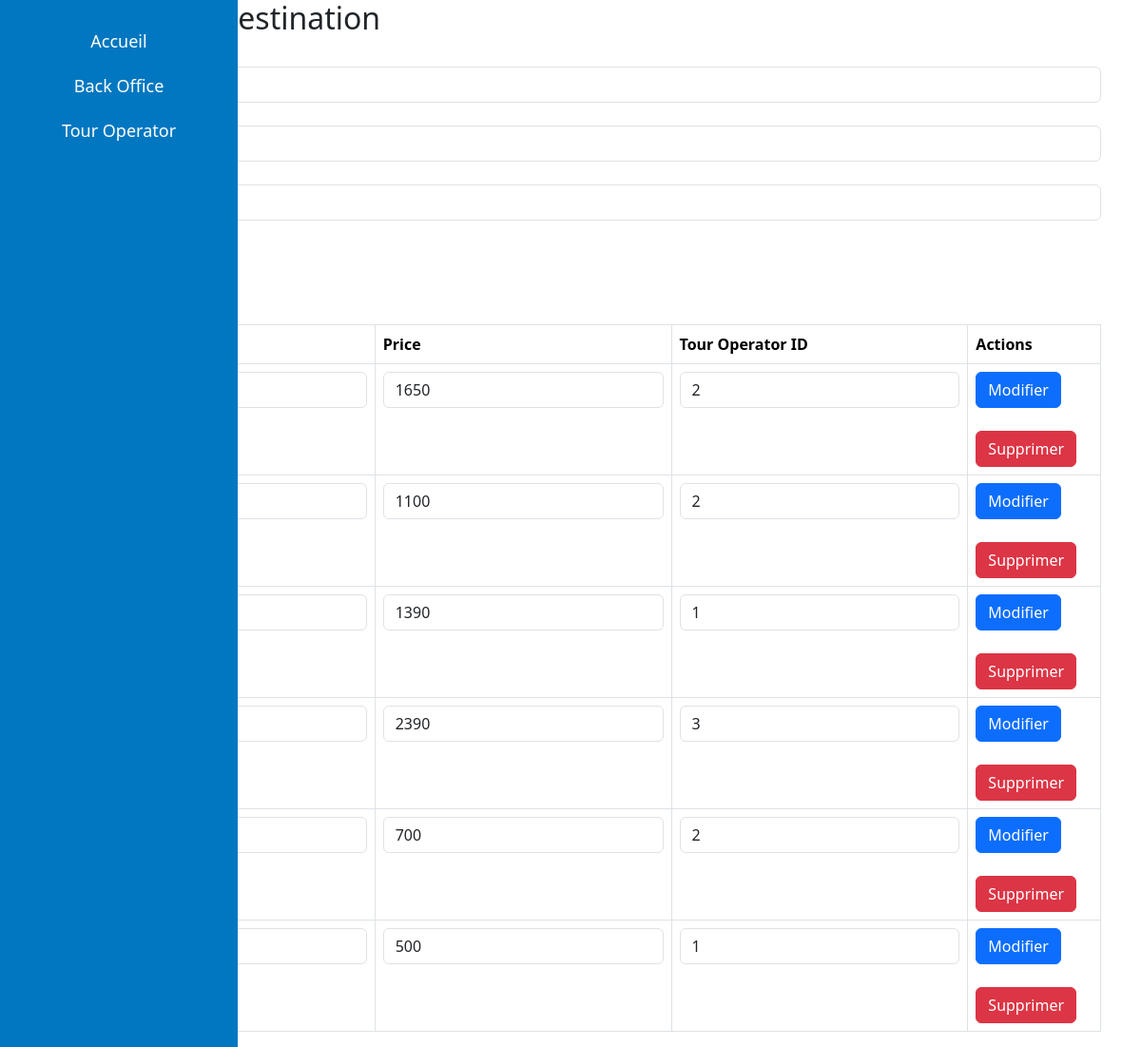
The app's page /admin.php with its own data.
### tables this page shows
CREATE TABLE `destination` (
  `id` int(11) NOT NULL,
  `location` varchar(255) NOT NULL,
  `price` int(11) NOT NULL,
  `tour_operator_id` int(11) NOT NULL,
  `picture` varchar(255) DEFAULT NULL
);

### classes/Admin.php (called while the page is built, shortened)
<?php
class Admin {
    private $conn;
    public function __construct() {
        try {
            $this->conn = new PDO("mysql:host=127.0.0.1;dbname=kayak;charset=utf8", "root", "");
            $this->conn->setAttribute(PDO::ATTR_ERRMODE, PDO::ERRMODE_EXCEPTION);
        } catch (PDOException $e) {
            echo "Erreur de connexion à la base de données : " . $e->getMessage();
        }
    }
    public function getAllDestinations() {
        try {
            $sql = "SELECT * FROM destination";
            $result = $this->conn->query($sql);
            if ($result->rowCount() > 0) {
                return $result->fetchAll(PDO::FETCH_ASSOC);
            } else {
                return [];
            }
        } catch (PDOException $e) {
            echo "Erreur lors de la récupération des destinations : " . $e->getMessage();
            return [];
        }
    }
    public function getAllTourOperators() {
        try {
            $sql = "SELECT id, name, link, is_premium FROM tour_operator";
            $result = $this->conn->query($sql);
            if ($result->rowCount() > 0) {
                return $result->fetchAll(PDO::FETCH_ASSOC);
            } else {
                return [];
            }
        } catch (PDOException $e) {
            echo "Erreur lors de la récupération des opérateurs touristiques : " . $e->getMessage();
            return [];
        }
    }
}
?>

### admin.php (the view, shortened to what this page needs)
<?php
$admin = new Admin();
?>
<!DOCTYPE html>
<html lang="fr">
<head>
    <link href="https://cdn.jsdelivr.net/npm/bootstrap@5.3.1/dist/css/bootstrap.min.css" rel="stylesheet">
    <link rel="stylesheet" href="css/admin-styles.css">
</head>
<body>
<div class="container-fluid">
    <div class="row">
        <nav id="sidebar" class="col-md-3 col-lg-2 d-md-block sidebar">
            <div class="position-sticky">
                <ul class="nav flex-column">
                    <li class="nav-item">
                        <a class="nav-link active btn btn-large" href="index.php">
                            Accueil
                        </a>
                    </li>
                    <li class="nav-item">
                        <a class="nav-link btn btn-large" href="admin.php">
                            Back Office
                        </a>
                    </li>
                    <li class="nav-item">
                        <a class="nav-link btn btn-large" href="tour_operator_admin.php">
                            Tour Operator
                        </a>
                    </li>
                </ul>
            </div>
        </nav>
    </div>
</div>
<div class="container">
    <h2>Ajouter une Destination</h2>
    <form action="actions/addDestinationAdmin.php" method="post">
        <div class="form-group">
            <label for="location">Location :</label>
            <input type="text" class="form-control" id="location" name="location" required>
        </div>
        <div class="form-group">
            <label for="price">Prix :</label>
            <input type="number" class="form-control" id="price" name="price" required>
        </div>
        <div class="form-group">
            <label for="tour_operator_id">Opérateur touristique :</label>
            <select class="form-control" id="tour_operator_id" name="tour_operator_id" required>
                <?php
                $tourOperators = $admin->getAllTourOperators();
                foreach ($tourOperators as $operator) {
                    echo '<option value="' . $operator["id"] . '">' . $operator["name"] . '</option>';
                }
                ?>
            </select>
        </div>
        <br />
        <button type="submit" class="btn btn-primary">Ajouter</button>
    </form>
</div>
<div class="container">
    <h2>Destinations</h2>
    <table class="table table-bordered">
        <thead>
            <tr>
                <th>ID</th>
                <th>Location</th>
                <th>Price</th>
                <th>Tour Operator ID</th>
                <th>Actions</th>
            </tr>
        </thead>
        <tbody>
            <?php
            $destinations = $admin->getAllDestinations();
            if (!empty($destinations)) {
                foreach ($destinations as $row) {
                    echo "<tr>";
                    echo "<td>" . $row["id"] . "</td>";
                    echo '<td><input type="text" class="form-control" name="edit_location" value="' . $row["location"] . '"></td>';
                    echo '<td><input type="number" class="form-control" name="edit_price" value="' . $row["price"] . '"></td>';
                    echo '<td><input type="number" class="form-control" name="edit_tour_operator_id" value="' . $row["tour_operator_id"] . '"></td>';
                    echo '<td>';
                    echo '<form method="post">';
                    echo '<button type="submit" class="btn btn-primary">Modifier</button>';
                    echo '</form>';
                    echo '<br />';
                    echo '<form method="post">';
                    echo '<button type="submit" class="btn btn-danger">Supprimer</button>';
                    echo '</form>';
                    echo '</td>';
                    echo "</tr>";
                }
            } else {
                echo "Aucune destination trouvée dans la base de données.";
            }
            ?>
        </tbody>
    </table>
</div>
</body>
</html>

### css/admin-styles.css (style rules this page uses)
.btn-large { padding: 10px 20px; font-size: 18px; }

### admin.php (style rules this page uses)
#sidebar { background-color: #0077C0; color: white; padding-top: 20px; height: 100%; position: fixed; top: 0; left: 0; width: 250px; overflow-y: auto; z-index: 1; }
#sidebar ul.nav { padding-left: 0; list-style-type: none; }
#sidebar .nav-link { color: white; border-radius: 0; }
#sidebar { background-color: #0077C0; color: white; padding-top: 20px; }
#sidebar ul.nav { padding-left: 0; }

### records on screen
destination: edit_price "1650", edit_tour_operator_id "2"
destination: edit_price "1100", edit_tour_operator_id "2"
destination: edit_price "1390", edit_tour_operator_id "1"
destination: edit_price "2390", edit_tour_operator_id "3"
destination: edit_price "700", edit_tour_operator_id "2"
destination: edit_price "500", edit_tour_operator_id "1"

### other values on screen
form field tour_operator_id "Salaun Holidays"
